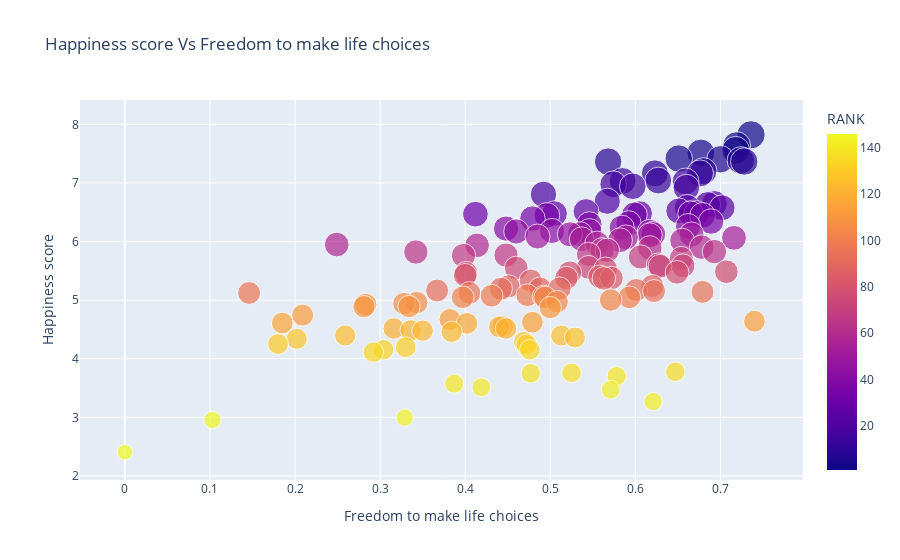

The notebook cell saved with this chart:
### Code cell
fig=px.scatter(df,x='Freedom to make life choices', y='Happiness score', 
               size='Happiness score',color='RANK',
               title='Happiness score Vs Freedom to make life choices')
fig.show()

### Figure 1 — Plotly figure (JSON) as saved in the notebook; plotly's stock layout.template omitted (floating-point values rounded to 4 significant figures; data arrays with more than 128 entries replaced by an {"elided": "..."} marker saying what was removed)
{"data": [{"hovertemplate": "Freedom to make life choices=%{x}<br>Happiness score=%{marker.size}<br>RANK=%{marker.color}<extra></extra>", "legendgroup": "", "marker": {"color": {"elided": "146 int values"}, "coloraxis": "coloraxis", "size": {"elided": "146 float values"}, "sizemode": "area", "sizeref": 0.01955, "symbol": "circle"}, "mode": "markers", "name": "", "orientation": "v", "showlegend": false, "type": "scatter", "x": {"elided": "146 float values"}, "xaxis": "x", "y": {"elided": "146 float values"}, "yaxis": "y"}], "layout": {"coloraxis": {"colorbar": {"title": {"text": "RANK"}}, "colorscale": [[0, "#0d0887"], [0.1111, "#46039f"], [0.2222, "#7201a8"], [0.3333, "#9c179e"], [0.4444, "#bd3786"], [0.5556, "#d8576b"], [0.6667, "#ed7953"], [0.7778, "#fb9f3a"], [0.8889, "#fdca26"], [1, "#f0f921"]]}, "legend": {"itemsizing": "constant", "tracegroupgap": 0}, "title": {"text": "Happiness score Vs Freedom to make life choices"}, "xaxis": {"anchor": "y", "domain": [0, 1], "title": {"text": "Freedom to make life choices"}}, "yaxis": {"anchor": "x", "domain": [0, 1], "title": {"text": "Happiness score"}}}}
